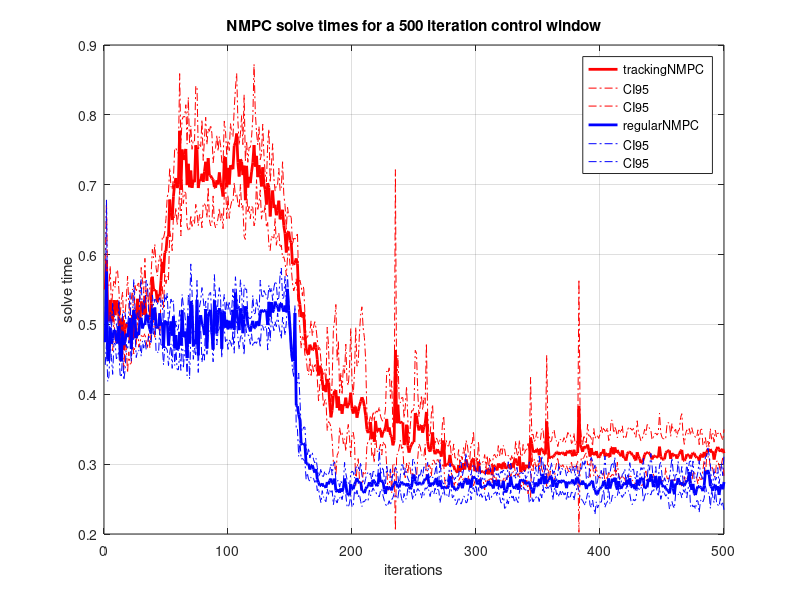
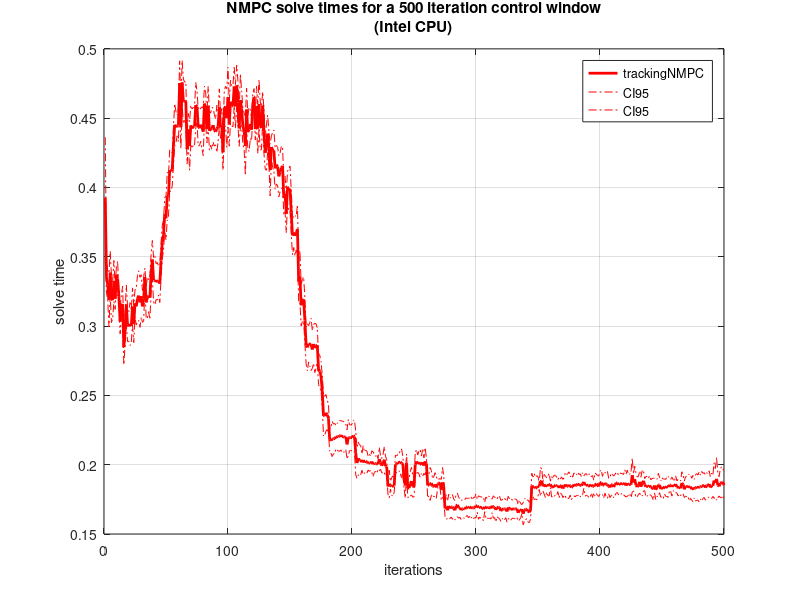
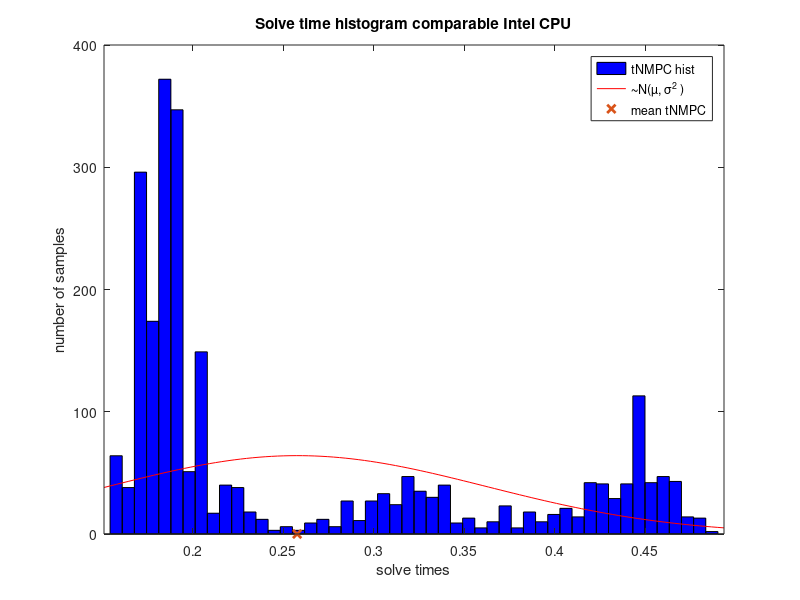
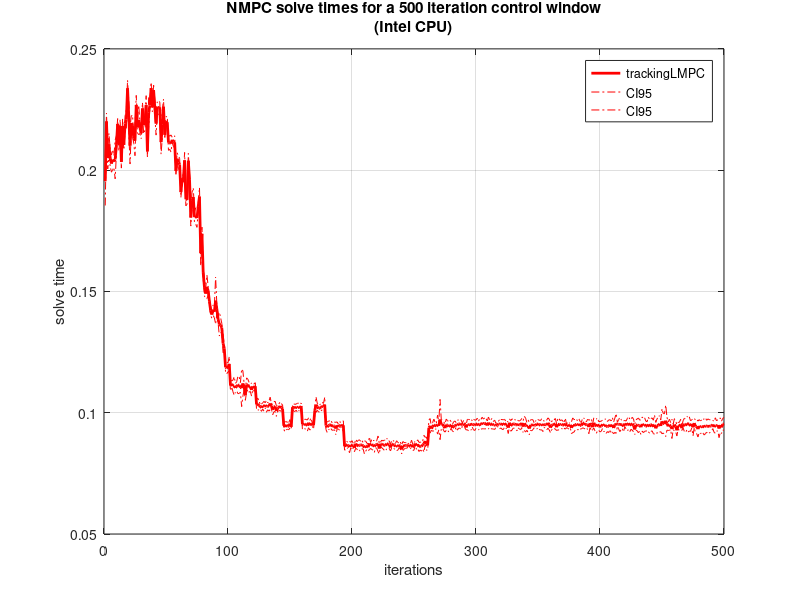

Reproduce these figures in MATLAB, in order.
close all; addpath('data/casadi/');
%% Plot the solving time througout iteration AMD
load('solve_sample_full.mat');% Create Dependent Variable ‘Experiments’ Data
y1 = [solve_times_1; solve_times_2; solve_times_3; solve_times_4; solve_times_5];   
load('solve_sample_reg.mat');
y2 = [solve_times_1; solve_times_2; solve_times_3; solve_times_4; solve_times_5];  

x = 1:500;                                          % Create Independent Variable                           
N = size(y1,1);                                      % Number of ‘Experiments’ In Data Set
CI95 = tinv([0.025 0.975], N-1); % Calculate 95% Probability Intervals Of t-Distribution

y1Mean = mean(y1);                                    % Mean Of All Experiments At Each Value Of ‘x’
y1SEM = std(y1)/sqrt(N);                              % Compute ‘Standard Error Of The Mean’ Of All Experiments At Each Value Of ‘x’
                   
y1CI95 = bsxfun(@times, y1SEM, CI95(:));              % Calculate 95% Confidence Intervals Of All Experiments At Each Value Of ‘x’
figure;
plot(x, y1Mean,'r','LineWidth',2.0)                                      % Plot Mean Of All Experiments
hold on
plot(x, y1CI95+y1Mean, '-.r'); hold on;                              % Plot 95% Confidence Intervals Of All Experiments

y2Mean = mean(y2);                                    % Mean Of All Experiments At Each Value Of ‘x’
y2SEM = std(y2)/sqrt(N);                              % Compute ‘Standard Error Of The Mean’ Of All Experiments At Each Value Of ‘x’
y2CI95 = bsxfun(@times, y2SEM, CI95(:));              % Calculate 95% Confidence Intervals Of All Experiments At Each Value Of ‘x’
plot(x, y2Mean,'b','LineWidth',2.0);                                      % Plot Mean Of All Experiments
hold on;
plot(x, y2CI95+y2Mean, '-.b'); hold on;                              % Plot 95% Confidence Intervals Of All Experiments
hold off;
grid;
xlabel('iterations');
ylabel('solve time');
legend('trackingNMPC','CI95','CI95','regularNMPC','CI95','CI95')
title('NMPC solve times for a 500 iteration control window');
%% Plot the solving time througout iteration Intel
load('intelCPU_solve_sample_full.mat');% Create Dependent Variable ‘Experiments’ Data
y3 = [solve_times_1; solve_times_2; solve_times_3; solve_times_4; solve_times_5];   
% load('solve_sample_reg.mat');
% y4 = [solve_times_1; solve_times_2; solve_times_3; solve_times_4; solve_times_5];  

x = 1:500;                                          % Create Independent Variable                           
N = size(y3,1);                                      % Number of ‘Experiments’ In Data Set
CI95 = tinv([0.025 0.975], N-1); % Calculate 95% Probability Intervals Of t-Distribution

y3Mean = mean(y3);                                    % Mean Of All Experiments At Each Value Of ‘x’
y3SEM = std(y3)/sqrt(N);                              % Compute ‘Standard Error Of The Mean’ Of All Experiments At Each Value Of ‘x’
                   
y3CI95 = bsxfun(@times, y3SEM, CI95(:));              % Calculate 95% Confidence Intervals Of All Experiments At Each Value Of ‘x’
figure;
plot(x, y3Mean,'r','LineWidth',2.0)                                      % Plot Mean Of All Experiments
hold on
plot(x, y3CI95+y3Mean, '-.r'); hold on;                              % Plot 95% Confidence Intervals Of All Experiments

% y4Mean = mean(y4);                                    % Mean Of All Experiments At Each Value Of ‘x’
% y4SEM = std(y4)/sqrt(N);                              % Compute ‘Standard Error Of The Mean’ Of All Experiments At Each Value Of ‘x’
% y4CI95 = bsxfun(@times, y4SEM, CI95(:));              % Calculate 95% Confidence Intervals Of All Experiments At Each Value Of ‘x’
% plot(x, y4Mean,'b','LineWidth',2.0);                                      % Plot Mean Of All Experiments
% hold on;
% plot(x, y4CI95+y4Mean, '-.b'); hold on;                              % Plot 95% Confidence Intervals Of All Experiments
hold off;
grid;
xlabel('iterations');
ylabel('solve time');
legend('trackingNMPC','CI95','CI95')
title({'NMPC solve times for a 500 iteration control window', '(Intel CPU)'});
%% Plot the distribution of the measurements
figure; 
histfit(y3(:)); hold on;  
% histfit(y4(:)); hold on; 
plot(mean(y3(:)), 0,'x','LineWidth', 2.0); hold on;
% plot(mean(y4(:)), 0,'x','LineWidth', 2.0); hold on;
xlabel('solve times');
ylabel('number of samples');
% legend('tNMPC hist','∼N(µ, σ^2 )','rNMPC hist','∼N(µ, σ^2 )','mean tNMPC','mean rNMPC');
legend('tNMPC hist','∼N(µ, σ^2 )','mean tNMPC');
title('Solve time histogram comparable Intel CPU');

%% Plot the solving time througout iteration Intel
load('intelCPU_solve_sample_fullLMPC.mat');% Create Dependent Variable ‘Experiments’ Data
y3 = [solve_times_1; solve_times_2; solve_times_3; solve_times_4; solve_times_5];   
% load('solve_sample_reg.mat');
% y4 = [solve_times_1; solve_times_2; solve_times_3; solve_times_4; solve_times_5];  

x = 1:500;                                          % Create Independent Variable                           
N = size(y3,1);                                      % Number of ‘Experiments’ In Data Set
CI95 = tinv([0.025 0.975], N-1); % Calculate 95% Probability Intervals Of t-Distribution

y3Mean = mean(y3);                                    % Mean Of All Experiments At Each Value Of ‘x’
y3SEM = std(y3)/sqrt(N);                              % Compute ‘Standard Error Of The Mean’ Of All Experiments At Each Value Of ‘x’
                   
y3CI95 = bsxfun(@times, y3SEM, CI95(:));              % Calculate 95% Confidence Intervals Of All Experiments At Each Value Of ‘x’
figure;
plot(x, y3Mean,'r','LineWidth',2.0)                                      % Plot Mean Of All Experiments
hold on
plot(x, y3CI95+y3Mean, '-.r'); hold on;                              % Plot 95% Confidence Intervals Of All Experiments

% y4Mean = mean(y4);                                    % Mean Of All Experiments At Each Value Of ‘x’
% y4SEM = std(y4)/sqrt(N);                              % Compute ‘Standard Error Of The Mean’ Of All Experiments At Each Value Of ‘x’
% y4CI95 = bsxfun(@times, y4SEM, CI95(:));              % Calculate 95% Confidence Intervals Of All Experiments At Each Value Of ‘x’
% plot(x, y4Mean,'b','LineWidth',2.0);                                      % Plot Mean Of All Experiments
% hold on;
% plot(x, y4CI95+y4Mean, '-.b'); hold on;                              % Plot 95% Confidence Intervals Of All Experiments
hold off;
grid;
xlabel('iterations');
ylabel('solve time');
legend('trackingLMPC','CI95','CI95')
title({'NMPC solve times for a 500 iteration control window', '(Intel CPU)'});
%% Plot the distribution of the measurements
figure; 
histfit(y3(:)); hold on;  
% histfit(y4(:)); hold on; 
plot(mean(y3(:)), 0,'x','LineWidth', 2.0); hold on;
% plot(mean(y4(:)), 0,'x','LineWidth', 2.0); hold on;
xlabel('solve times');
ylabel('number of samples');
% legend('tNMPC hist','∼N(µ, σ^2 )','rNMPC hist','∼N(µ, σ^2 )','mean tNMPC','mean rNMPC');
legend('tLMPC hist','∼N(µ, σ^2 )','mean tNMPC');
title('Solve time histogram comparable Intel CPU');